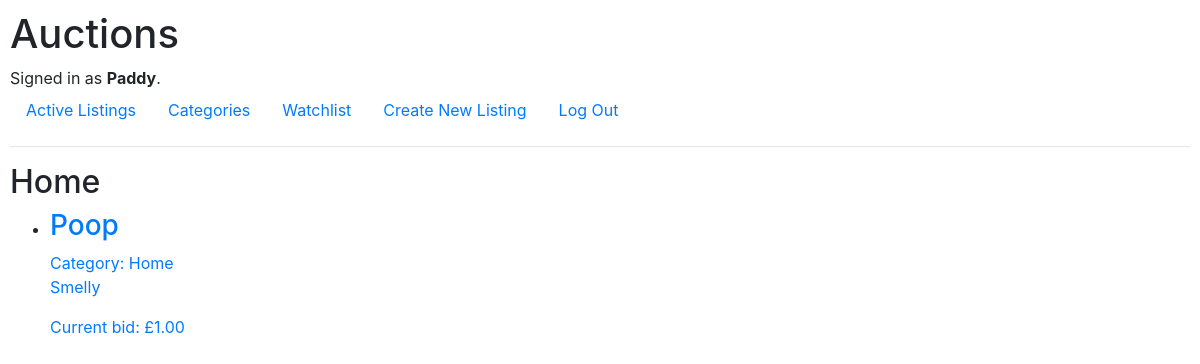
The app's page /category/Home (signed in) with its own data.
### auctions/models.py (models this page shows)
class User(AbstractUser):
    pass

class Listing(models.Model):
    title = models.CharField(max_length=64, default="New Item")
    description = models.CharField(max_length=1500, null=True)
    current_bid = models.DecimalField(max_digits=17, decimal_places = 2, default = 1)
    image = models.URLField(max_length= 512, null=True, blank=True)
    category = models.CharField(max_length = 64, choices = categories, null=True, blank=True)
    seller = models.ForeignKey(User, on_delete=models.CASCADE, related_name="listings")
    closed = models.BooleanField(default="False")

### auctions/views.py (the view)
# urls.py: path("category/<str:category_name>", views.category, name="category"),
def category(request, category_name):
    category_listings = Listing.objects.filter(category=category_name)
    return render(request, "auctions/index.html", {
        "listings": category_listings,
        "heading": category_name,
    })

### auctions/templates/auctions/index.html (shortened to what this page needs)
{% extends "auctions/layout.html" %}
{% block body %}
    <h2>{{heading}}</h2>
    <ul>
        {% if listings %}
            {% for listing in listings %}
                <li>
                    <a href = "{% url 'view_listing' listing_id=listing.pk %}">
                        <span style="display: block;">
                            <div>
                                <h3>{{listing.title}}</h3>
                                {% if listing.category %}
                                    <div>
                                        Category: {{listing.category}}
                                    </div>
                                {% endif %}
                                <div>
                                    <p>{{listing.description}}</p>
                                </div>
                                <div>
                                    Current bid: £{{listing.current_bid}}
                                </div>
                            </div>
                        </span>
                    </a>
                </li>
            {% endfor %}
        {% else %}
            <p>No listings currently available.</p>
        {% endif %}
    </ul>
{% endblock %}

### auctions/templates/auctions/layout.html (shortened to what this page needs)
{% load static %}
<!DOCTYPE html>
<html lang="en">
    <head>
        <link rel="stylesheet" href="https://stackpath.bootstrapcdn.com/bootstrap/4.4.1/css/bootstrap.min.css">
        <link href="{% static 'auctions/styles.css' %}" rel="stylesheet">
    </head>
    <body>
        <h1>Auctions</h1>
        <div>
            {% if user.is_authenticated %}
                Signed in as <strong>{{ user.username }}</strong>.
            {% else %}
                Not signed in.
            {% endif %}
        </div>
        <ul class="nav">
            <li class="nav-item">
                <a class="nav-link" href="{% url 'index' %}">Active Listings</a>
            </li>
            <li class="nav-item">
                <a class="nav-link" href="{% url 'select_category' %}">Categories</a>
            </li>
            {% if user.is_authenticated %}
                <li class="nav-item">
                    <a class="nav-link" href="{% url 'watchlist' %}">Watchlist</a>
                </li>
                <li class="nav-item">
                    <a class="nav-link"  href="{% url 'create_listing' %}">Create New Listing</a>
                </li>
                <li class="nav-item">
                    <a class="nav-link" href="{% url 'logout' %}">Log Out</a>
                </li>
            {% endif %}
        </ul>
        <hr>
        {% block body %}
        {% endblock %}
    </body>
</html>

### auctions/static/auctions/styles.css (style rules this page uses)
body { padding: 10px; }

### records on screen
User: username "Paddy"
Listing: category "Home", title "Poop", description "Smelly", current_bid "1.00"
